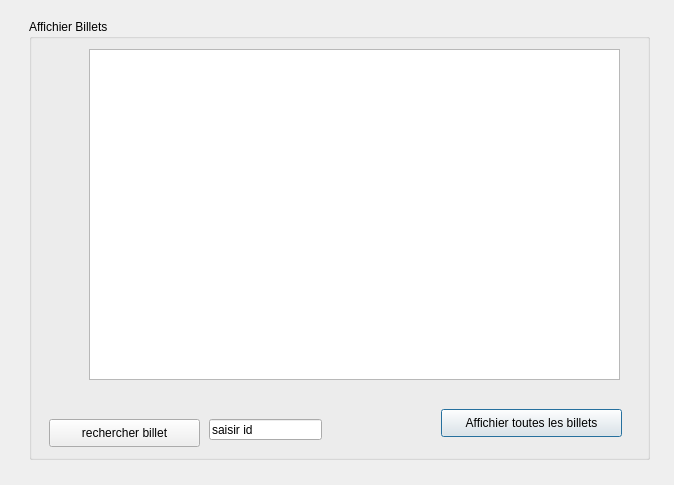
<?xml version="1.0" encoding="UTF-8"?>
<ui version="4.0">
 <class>Dialog</class>
 <widget class="QDialog" name="Dialog">
  <property name="geometry">
   <rect>
    <x>0</x>
    <y>0</y>
    <width>674</width>
    <height>485</height>
   </rect>
  </property>
  <property name="windowTitle">
   <string>Dialog</string>
  </property>
  <widget class="QGroupBox" name="groupBox">
   <property name="geometry">
    <rect>
     <x>29</x>
     <y>19</y>
     <width>621</width>
     <height>441</height>
    </rect>
   </property>
   <property name="title">
    <string>Affichier Billets</string>
   </property>
   <widget class="QPushButton" name="affichier">
    <property name="geometry">
     <rect>
      <x>412</x>
      <y>390</y>
      <width>181</width>
      <height>28</height>
     </rect>
    </property>
    <property name="text">
     <string>Affichier toutes les billets</string>
    </property>
   </widget>
   <widget class="QTableView" name="tableView">
    <property name="geometry">
     <rect>
      <x>60</x>
      <y>30</y>
      <width>531</width>
      <height>331</height>
     </rect>
    </property>
   </widget>
   <widget class="QPushButton" name="pushButton">
    <property name="geometry">
     <rect>
      <x>20</x>
      <y>400</y>
      <width>151</width>
      <height>28</height>
     </rect>
    </property>
    <property name="text">
     <string>rechercher billet</string>
    </property>
   </widget>
   <widget class="QLineEdit" name="id">
    <property name="geometry">
     <rect>
      <x>180</x>
      <y>400</y>
      <width>113</width>
      <height>21</height>
     </rect>
    </property>
    <property name="text">
     <string>saisir id</string>
    </property>
   </widget>
   <widget class="QLabel" name="label">
    <property name="geometry">
     <rect>
      <x>-30</x>
      <y>-15</y>
      <width>671</width>
      <height>481</height>
     </rect>
    </property>
    <property name="text">
     <string/>
    </property>
   </widget>
   <zorder>label</zorder>
   <zorder>affichier</zorder>
   <zorder>tableView</zorder>
   <zorder>pushButton</zorder>
   <zorder>id</zorder>
  </widget>
 </widget>
 <resources/>
 <connections/>
</ui>
